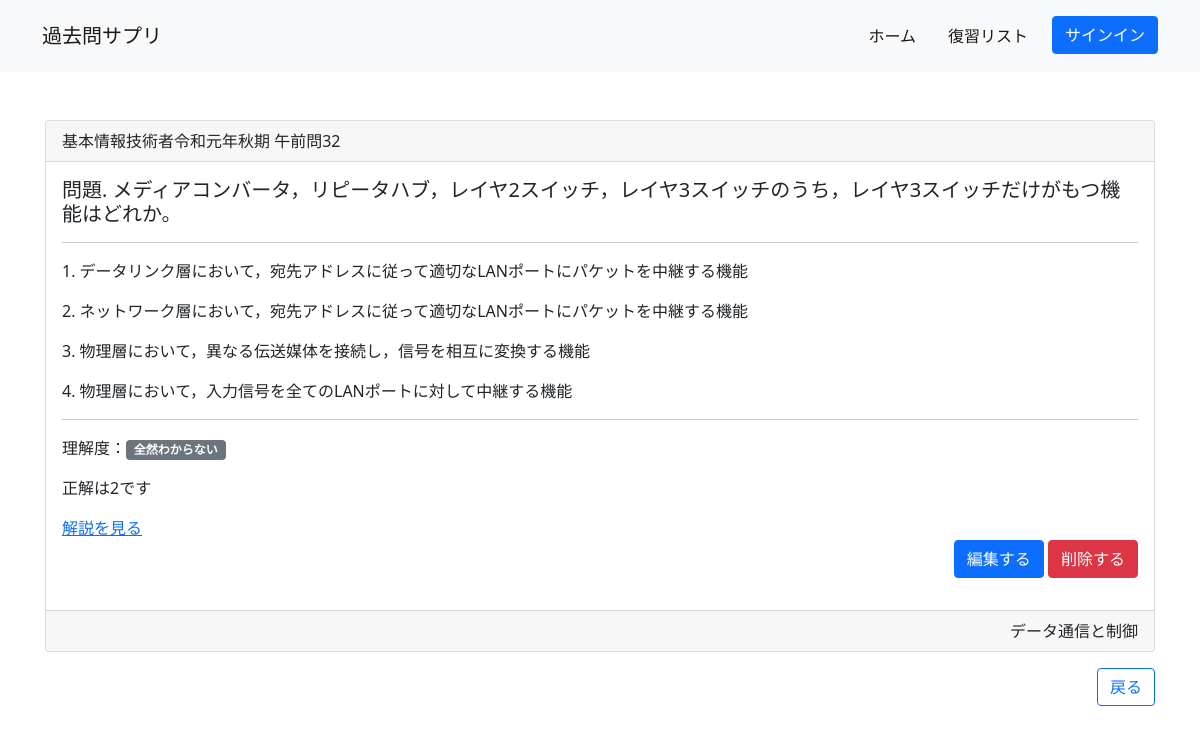
The app's page /detail/27 with its own data.
### exam/models.py (models this page shows, shortened)
class Question(models.Model):
    question = models.CharField(max_length=255)
    filed = models.CharField(max_length=50)
    choice1 = models.CharField(max_length=255)
    choice2 = models.CharField(max_length=255)
    choice3 = models.CharField(max_length=255)
    choice4 = models.CharField(max_length=255)
    answer = models.IntegerField(default=0)
    title = models.CharField(max_length=50)
    url = models.URLField()
    comprehension = models.CharField(max_length=10)
    created = models.DateTimeField(default=timezone.now())

### exam/views.py (the view)
# urls.py: path('detail/<int:pk>',views.QuizDetailView.as_view(),name='detail'),
class QuizDetailView(DetailView):
    template_name = 'exam/detail.html'
    model = Question

### templates/exam/detail.html
{% extends 'exam/base.html' %}
{% block content %}
<div class="container pt-5">
    <div class="card mb-3" >
        <div class="card-header">
          {{object.title}}
        </div>
        <div class="card-body">
          <h5 class="card-title">問題. {{object.question}}</h5>
          <hr>
          <p class="card-text">1. {{object.choice1}}</p>
          <p class="card-text">2. {{object.choice2}}</p>
          <p class="card-text">3. {{object.choice3}}</p>
          <p class="card-text">4. {{object.choice4}}</p>
          <hr>
          <p class="card-text">理解度：<span class="badge bg-secondary">{{question.comprehension}}</span></p>
          <p>正解は{{object.answer}}です</p>
          <a href="{{'object.url'}}" target="_blank">解説を見る</a>
          <p class="text-end"><a class="btn btn-primary" href="{% url 'exam:update' object.pk%}">編集する</a> <a class="btn btn-danger" href="{% url 'exam:delete' object.pk%}">削除する</a></p>
        </div>
        <div class="card-footer text-end">
            {{object.filed}}
        </div>
    </div>
    <p class="text-end"><a href="{% url 'exam:list'%}" class="btn btn-outline-primary">戻る</a></p>
</div>
{% endblock content %}

### static/css/style.css (style rules this page uses)
*, *::before, *::after { box-sizing: border-box; }
a { color: #333; text-decoration: none; }
body { width: 100%; font-family: sans-serif; }
body > .container { padding: 60px 15px 0; }

### records on screen
Question: title "基本情報技術者令和元年秋期 午前問32", question "メディアコンバータ，リピータハブ，レイヤ2スイッチ，レイヤ3スイッチのうち，レイヤ3スイッチだけがもつ機能はどれか。", choice1 "データリンク層において，宛先アドレスに従って適切なLANポートにパケットを中継する機能", choice2 "ネットワーク層において，宛先アドレスに従って適切なLANポートにパケットを中継する機能", choice3 "物理層において，異なる伝送媒体を接続し，信号を相互に変換する機能", choice4 "物理層において，入力信号を全てのLANポートに対して中継する機能", comprehension "全然わからない", answer "2", filed "データ通信と制御"
